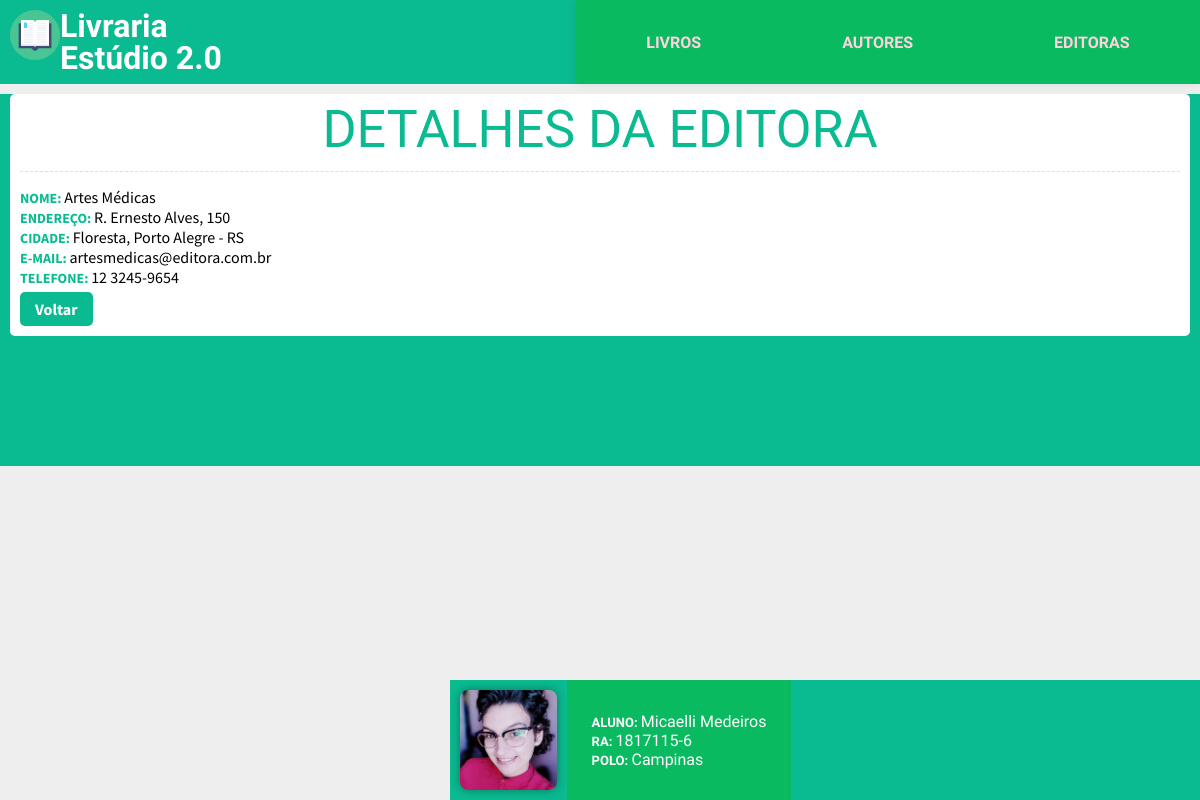
The page /controller/editoras.php?acao=detalhes&id=1 on the database its author committed.
### tables this page shows
CREATE TABLE `editora` (
  `id` int(11) NOT NULL,
  `nome` varchar(255) NOT NULL,
  `endereco` varchar(255) NOT NULL,
  `cidade` varchar(255) NOT NULL,
  `email` varchar(255) NOT NULL,
  `telefone` varchar(255) NOT NULL,
  `foto` varchar(255) NOT NULL
);

### controller/editoras.php (called while the page is built, shortened)
<?php
class editoras extends consulta{
    private function getDetalhes(){
        include("../model/conexao.php");
        $id = $_GET["id"];
        $query = $sql->query("SELECT * FROM editora WHERE id = $id");
        $dados = $query->fetch_assoc();
        return $dados;
    }
    public function exibirView() {
        if(isset($_GET["acao"])){
            switch($_GET["acao"]){
                case "detalhes":
                    $editora = $this->getDetalhes();
                    break;
            }
        } else {
            $editoras = $this->listarEditoras();
            $conteudo = "../view/editoras/lista.php";
        }
            include("../view/view.php");
    }
}
$editoras = new editoras;
$editoras->exibirView();
?>

### view/editoras/detalhes.php (the view)
<section id="conteudo">
	<header class="column">
		<h1>Detalhes da editora</h1>
	</header>
	<div class="detalhes">
		<ul>
			<li><b>Nome: </b><?=$editora["nome"];?></li>
			<li><b>Endereço: </b><?=$editora["endereco"];?></li>
			<li><b>Cidade: </b><?=$editora["cidade"];?></li>
			<li><b>E-mail: </b><?=$editora["email"];?></li>
			<li><b>Telefone: </b><?=$editora["telefone"];?></li>
		</ul>
	</div>
	<div class="ferramentas">
		<a href="editoras.php" class="botao">Voltar</a>
	</div>
</section>

### css/estilos.css (style rules this page uses)
html { height: 100%; box-sizing: border-box; }
*, *:before, *:after { box-sizing: inherit; }
body { margin: 0; padding: 0; background: #EEE; font-family: 'Source Sans Pro', sans-serif; min-height: 100%; position: relative; }
h1, h2, h3, h4, h5, h6 { margin: 0; padding: 0; line-height: 100%; }
ul, li { margin: 0; padding: 0; list-style: none; }
a,a:hover,a:focus,a:visited { text-decoration: none; color:inherit }
.botao, input, button, select { font-family: 'Source Sans Pro', sans-serif; font-size: 16px; border-radius: 5px; background: #FFF; }
.botao { border: none !important; background: #0aba90; padding: 7px 15px; font-weight: bold; color: #FFF !important; cursor: pointer; box-shadow: 0 0 0px transparent; transition: background 500ms, box-shadow 500ms; align-self: center; }
#conteudo { margin: 10px; padding: 10px; background: #FFF; border-radius: 5px; }
.column { flex-direction: column !important; }
#conteudo header { padding-bottom: 15px; margin-bottom: 15px; border-bottom: 1px dashed #dedede; display: flex; }
#conteudo header h1 { font-size: 52px; text-align: center; text-transform: uppercase; font-weight: normal; font-family: 'Dosis', sans-serif; color: #0aba90; }
#conteudo .detalhes { display: flex; }
#conteudo .detalhes ul b { color: #0aba90; font-size: 14px; text-transform: uppercase; }
.ferramentas { margin-top: 5px; display: flex; }
.ferramentas .botao { margin-right: 5px; }

### rows shown on the page
editora: nome "Artes Médicas", endereco "R. Ernesto Alves, 150", cidade "Floresta, Porto Alegre - RS", email "artesmedicas@editora.com.br", telefone "12 3245-9654"
